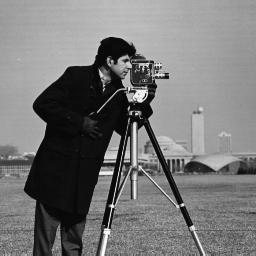
#> input picture deconv-tools/samples/cameraman.jpg, 256 x 256 px
$ jupyter execute 'circulant approximation.ipynb'
#> lines starting #> are read from the running program, lines starting #| are printed output that depends on the picture
[cell 1]
import numpy as np
from numpy.fft import fft, ifft, ifftshift
from scipy import signal
import matplotlib.pyplot as plt

[cell 2]
L = 128
t = np.linspace(0, 1, L)
triangle = signal.sawtooth(2 * np.pi * t, 0.5) + 1
plt.plot(triangle)
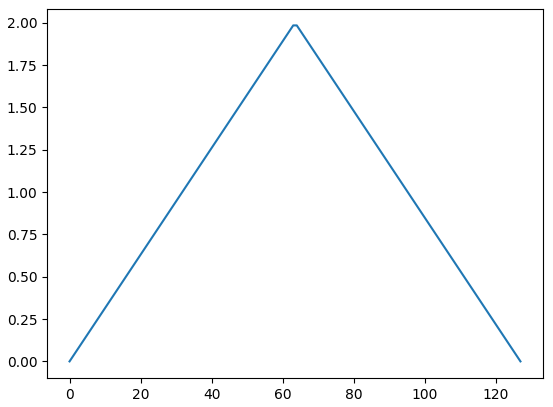
#> figure drawn by matplotlib, 1 panel; curve peaks at x = 63, y = 1.98

[cell 3]
filterLength = 5
h = np.ones(filterLength)/filterLength

## Gaussian noise

[cell 4]
noise = 0.02*np.random.normal(loc=0, scale=1, size=t.shape)
y = np.convolve(triangle, h, mode='same') + noise
plt.plot(y)
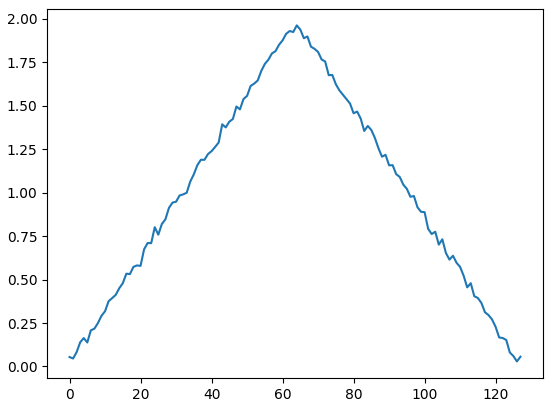
#> figure drawn by matplotlib, 1 panel; curve peaks at x = 64, y = 1.96

[cell 5]
Py = np.sum(np.square(y))
Pn = np.sum(np.square(noise))
SNR = 10*np.log10(Py/Pn)
print(SNR)

[cell 6]
def deconvolve(y, h, lambd):
    d = np.array([1, -1])
    D = fft(d, n=L)
    H = fft(h, n=L)
    g = np.conj(H)/(H*np.conj(H) + lambd*(D*np.conj(D)))
    Y = fft(y)
    x = ifft(g*Y)
    return x.real
restoredX = deconvolve(y, h, 1)

plt.plot(restoredX)
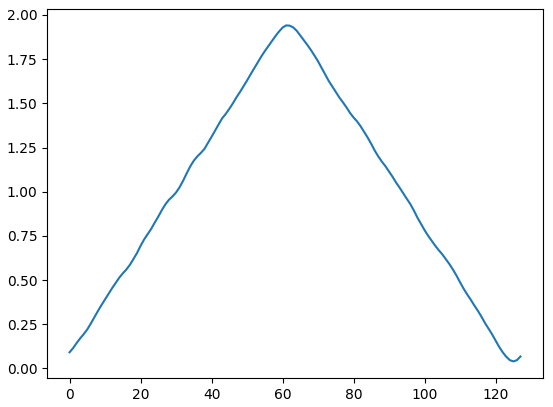
#> figure drawn by matplotlib, 1 panel; curve peaks at x = 61, y = 1.94

[cell 7]
lambdas = np.logspace(-3, 1.5)
error = np.zeros(len(lambdas))
for i,l in enumerate(lambdas):
    restoredValue = deconvolve(y, h, l)
    error[i] = np.sum(np.square(restoredValue - triangle))
plt.plot(lambdas, error)
plt.semilogx()
plt.grid()
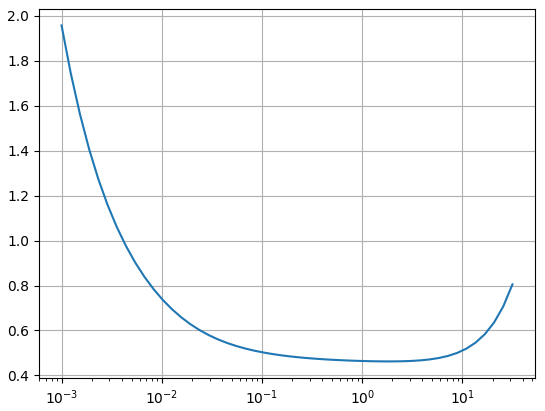
#> figure drawn by matplotlib, 1 panel; curve peaks at x = 0.001, y = 1.96

[cell 8]
xlow = deconvolve(y, h, 0.01)
plt.plot(xlow)
plt.grid()
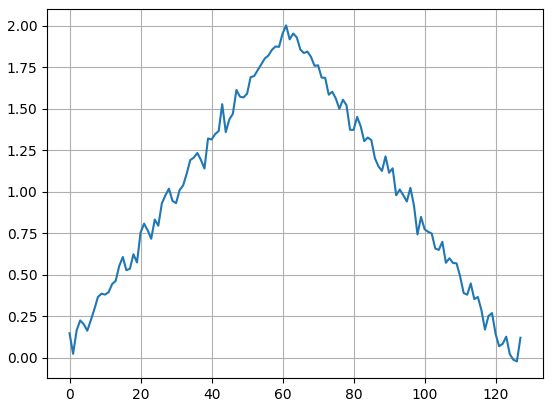
#> figure drawn by matplotlib, 1 panel; curve peaks at x = 61, y = 2

[cell 9]
xlow = deconvolve(y, h, 3)
plt.plot(xlow)
plt.grid()
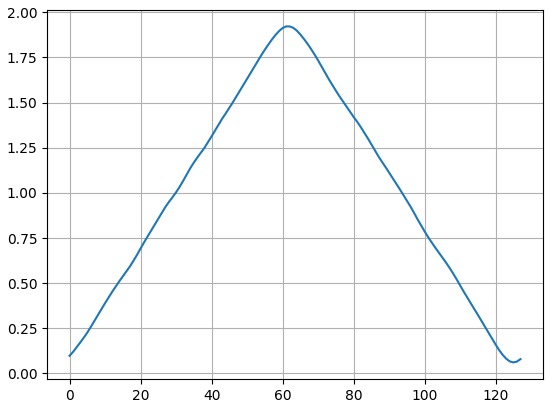
#> figure drawn by matplotlib, 1 panel; curve peaks at x = 61, y = 1.92

[cell 10]
xlow = deconvolve(y, h, 3)
xhigh = deconvolve(y, h, 20)
plt.plot(xlow, label='$\lambda=3$')
plt.plot(xhigh,label='$\lambda=20$')
plt.legend()
plt.grid()
#> figure, not shown here; curve peaks at x = 61, y = 1.92; curve peaks at x = 62, y = 1.84

## Simulated quantification error

[cell 11]
resolution = 4
clean_y = np.convolve(triangle, h, mode='same')
normalized_triangle = clean_y/np.max(clean_y)
digital_triangle_curve = np.round(normalized_triangle*(2**resolution))/2**resolution
plt.plot(digital_triangle_curve)
plt.grid()
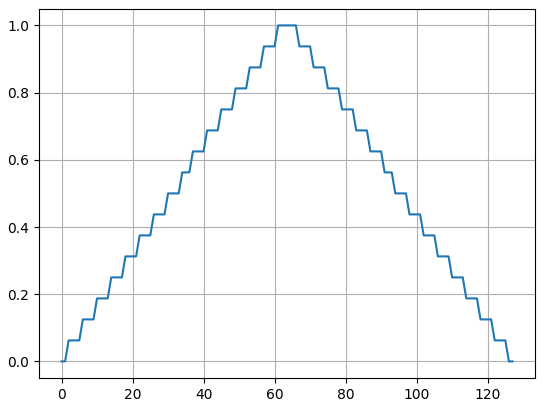
#> figure drawn by matplotlib, 1 panel; curve peaks at x = 61, y = 1

[cell 12]
restored_analog_triangle = 2*deconvolve(digital_triangle_curve, h, 1)
plt.plot(restored_analog_triangle)
plt.grid()
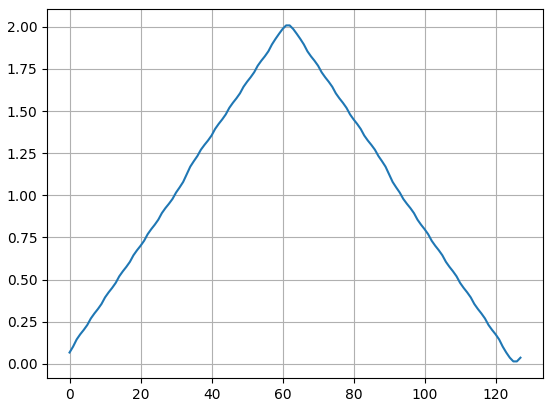
#> figure drawn by matplotlib, 1 panel; curve peaks at x = 61, y = 2.01

Signal to noise ratio

[cell 13]
print(np.sum(np.square(restored_analog_triangle - triangle)))

## Extension to the 2D case

[cell 14]
import cv2 as cv

[cell 15]
img_grayscale = cv.imread('../samples/cameraman.jpg',0)
#> img_grayscale is the input picture: shape (256, 256); min 7, max 253, mean 118.7
cv.imshow('graycsale image',img_grayscale)
